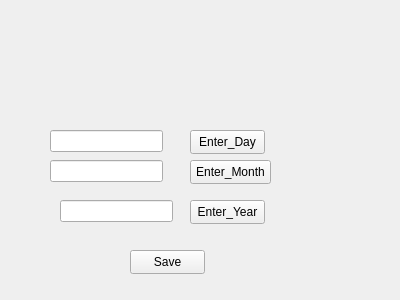
<?xml version="1.0" encoding="UTF-8"?>
<ui version="4.0">
 <class>Birthday</class>
 <widget class="QWidget" name="Birthday">
  <property name="geometry">
   <rect>
    <x>0</x>
    <y>0</y>
    <width>400</width>
    <height>300</height>
   </rect>
  </property>
  <property name="windowTitle">
   <string>Form</string>
  </property>
  <widget class="QLineEdit" name="line_day">
   <property name="geometry">
    <rect>
     <x>50</x>
     <y>130</y>
     <width>113</width>
     <height>22</height>
    </rect>
   </property>
  </widget>
  <widget class="QPushButton" name="enter_day">
   <property name="geometry">
    <rect>
     <x>190</x>
     <y>130</y>
     <width>75</width>
     <height>24</height>
    </rect>
   </property>
   <property name="text">
    <string>Enter_Day</string>
   </property>
  </widget>
  <widget class="QLineEdit" name="line_month">
   <property name="geometry">
    <rect>
     <x>50</x>
     <y>160</y>
     <width>113</width>
     <height>22</height>
    </rect>
   </property>
  </widget>
  <widget class="QLineEdit" name="line_year">
   <property name="geometry">
    <rect>
     <x>60</x>
     <y>200</y>
     <width>113</width>
     <height>22</height>
    </rect>
   </property>
  </widget>
  <widget class="QPushButton" name="enter_month">
   <property name="geometry">
    <rect>
     <x>190</x>
     <y>160</y>
     <width>81</width>
     <height>24</height>
    </rect>
   </property>
   <property name="text">
    <string>Enter_Month</string>
   </property>
  </widget>
  <widget class="QPushButton" name="enter_year">
   <property name="geometry">
    <rect>
     <x>190</x>
     <y>200</y>
     <width>75</width>
     <height>24</height>
    </rect>
   </property>
   <property name="text">
    <string>Enter_Year</string>
   </property>
  </widget>
  <widget class="QPushButton" name="save">
   <property name="geometry">
    <rect>
     <x>130</x>
     <y>250</y>
     <width>75</width>
     <height>24</height>
    </rect>
   </property>
   <property name="text">
    <string>Save</string>
   </property>
  </widget>
 </widget>
 <resources/>
 <connections/>
</ui>
